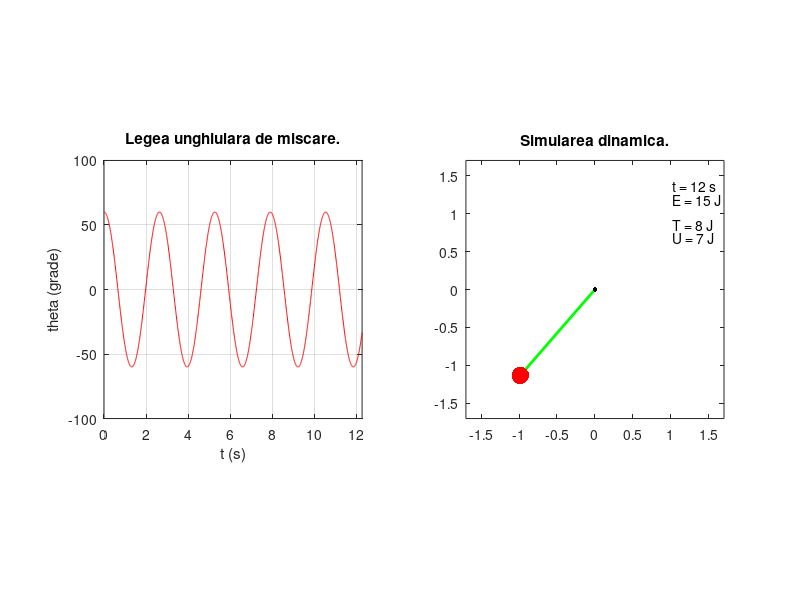

Write the MATLAB code that produced this figure.
clc;
clear;
close all;

% Parametrii fizici ai sistemului.
l = 1.5;            % Lungimea tijei (m)
m = 2;              % Masa corpului (kg)
theta0 = 60;   % Unghiul initial in grade [-180, 180].

% Transforma din grade in radiani.
theta0 = theta0 * pi / 180;

% Selector timp real (1) / slow motion (0).
RT = 1;

% Acceleratia gravitationala terestra.
g = 9.80665;    % m/s^2

% Pulsatia proprie.
omega0 = sqrt(g/l);
% Perioada proprie.
T0 = 2 * pi / omega0;

% Timpul sistemului.
ti = 0;         % Timp initial.
tf = 5 * T0;    % Timp final.
N = 2000;       % Numarul de momente de timp.
t = linspace(ti, tf, N);
dt = t(2)-t(1); % Pasul.

theta = zeros(1, N);
theta(1) = theta0;
theta(2) = theta0;

aux = g / l * dt^2;

tic
% Simulare.
for i = 2:N-1
    theta(i+1) = 2*theta(i) - theta(i-1) - aux * sin(theta(i));
end
toc

% Alocare memorie.
omega = zeros(1, N);
T = zeros(1, N);
U = zeros(1, N);

% Calculeaza vitezele unghiulare.
omega = (theta(2:end) - theta(1:end-1)) / dt;
omega(1) = 0;
omega(N) = (theta(N) - theta(N-1)) / dt;

% Calculeaza energia cinetica.
T = 1/2 * m * (l * omega).^2;
T(1) = 0;
% Calculeaza energia potentiala.
U = m * g * l * (1 - cos(theta));
% Calculeaza energia totala.
H = T + U;

% Coordonatele carteziene ale corpurilor.
x = l * sin(theta);
y = -l * cos(theta);

% Semilatura cadrului grafic.
lmax = l + 0.2;
% Controleaza dimensiunile grafice ale corpului.
coef = 30;
% Raza grafica a corpului.
rg = coef * m^(1/3);


figure('units', 'normalized', 'outerposition', [0.25 0.25 0.5 0.5]);

% Grafic pentru legea unghiulara de miscare.
subplot(1, 2, 1);
plot(t, theta * 180 / pi, '-r');
grid;
xlim([ti tf]);
xlabel('t (s)');
ylabel('theta (grade)');
title('Legea unghiulara de miscare.');
axis square;

% Simularea dinamica.
tic;
simt = 0;
while simt <= tf

  % Cauta cel mai apropiat t din discretizare.
  j = abs(t-simt) == min(abs(t-simt));
    
  % Fereastra grafica.
  subplot(1, 2, 2);


  % Tija.
  plot([0 x(j)], [0 y(j)], '-g', 'LineWidth', 2);
  hold on;

  % Articulatia de suspensie.
  plot(0, 0, '.k', 'MarkerSize', 10);
  % Corpul.
  plot(x(j), y(j), '.r', 'MarkerSize', rg);

  % Seteaza axele.
  axis([-lmax lmax -lmax lmax]);
  axis square;
  title('Simularea dinamica.');

  % Simulare in timp real sau in slow motion.
  if RT==1

    % Actualizeaza timpul simularii cu ceasul sistemului.
    simt = toc;
    text(3/5 * lmax, 4/5 * lmax, ['t = ', num2str(round(t(j))), ' s']);
  else

    % Incrementeaza cu o centisecunda.
    simt=simt+1e-3;
    text(3/5 * lmax, 4/5 * lmax, ['t =', num2str(round(t(j)*100)), ' cs']);
  end


  % Afisare energie cinetica, potentiala, totala.
  text(3/5 * lmax, 3.5/5 * lmax, ['E = ', num2str(round(H(j))), ' J']);
  text(3/5 * lmax, 2.5/5 * lmax, ['T = ', num2str(round(T(j))), ' J']);
  text(3/5 * lmax, 2/5 * lmax, ['U = ', num2str(round(U(j))), ' J']);

  pause(1e-6);
  hold off
end
